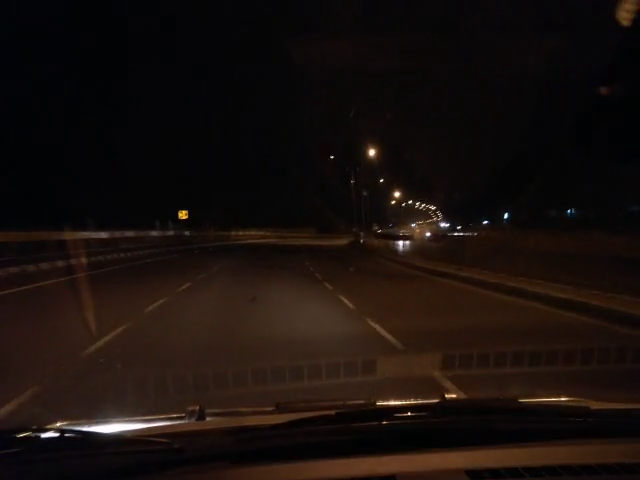
#> input picture frame 128 of small_nightRoad.mp4, 640 x 480 px
$ python main.py
#> lines starting #> are read from the running program, lines starting #| are printed output that depends on the picture; after the words box and inside, x2 and y2 are one past the last pixel; in counts of white or black regions, pixels touching at a corner belong together
### laneTrack.py
from __future__ import division

import cv2
import numpy as np
from scipy.linalg import block_diag


class LaneTracker:
    def __init__(self, n_lanes, proc_noise_scale, meas_noise_scale, process_cov_parallel=0, proc_noise_type='white'):
#> called with n_lanes = 2, proc_noise_scale = 0.1, meas_noise_scale = 15, process_cov_parallel = 0, proc_noise_type = 'white'
        self.n_lanes = n_lanes
        self.meas_size = 4 * self.n_lanes
        self.state_size = self.meas_size * 2
        self.contr_size = 0

        self.kf = cv2.KalmanFilter(self.state_size, self.meas_size, self.contr_size)
        self.kf.transitionMatrix = np.eye(self.state_size, dtype=np.float32)
        self.kf.measurementMatrix = np.zeros((self.meas_size, self.state_size), np.float32)
        for i in range(self.meas_size):
            self.kf.measurementMatrix[i, i*2] = 1

        if proc_noise_type == 'white':
            block = np.matrix([[0.25, 0.5],
                               [0.5, 1.]], dtype=np.float32)
            self.kf.processNoiseCov = block_diag(*([block] * self.meas_size)) * proc_noise_scale
        if proc_noise_type == 'identity':
            self.kf.processNoiseCov = np.eye(self.state_size, dtype=np.float32) * proc_noise_scale
        for i in range(0, self.meas_size, 2):
            for j in range(1, self.n_lanes):
                self.kf.processNoiseCov[i, i+(j*8)] = process_cov_parallel
                self.kf.processNoiseCov[i+(j*8), i] = process_cov_parallel

        self.kf.measurementNoiseCov = np.eye(self.meas_size, dtype=np.float32) * meas_noise_scale

        self.kf.errorCovPre = np.eye(self.state_size)

        self.meas = np.zeros((self.meas_size, 1), np.float32)
        self.state = np.zeros((self.state_size, 1), np.float32)

        self.first_detected = False

    def _update_dt(self, dt):
        for i in range(0, self.state_size, 2):
            self.kf.transitionMatrix[i, i+1] = dt

    # [28 lines left out: functions _first_detect, update, predict, not called in this run]

### laneDetect.py
from __future__ import division

import cv2
import numpy as np


class LaneDetector:
    def __init__(self, road_horizon, prob_hough=True):
        self.prob_hough = prob_hough
        self.vote = 50
        self.roi_theta = 0.3
        self.road_horizon = road_horizon

    # [96 lines left out: functions _standard_hough, _base_distance, _scale_line, detect, not called in this run]

### main.py
from __future__ import division
import math
from collections import defaultdict
import cv2
import numpy as np
from sklearn.cluster import DBSCAN
from sklearn.preprocessing import MinMaxScaler
from laneDetect import LaneDetector
from laneTrack import LaneTracker


# [44 lines left out: functions region_of_interest, gamma_correction, not called in this run]


def gamma_correction_auto(RGBimage, equalizeHist=False):  # 0.35
    originalFile = RGBimage.copy()
    red = RGBimage[:, :, 2]
    green = RGBimage[:, :, 1]
    blue = RGBimage[:, :, 0]

    forLuminance = cv2.cvtColor(originalFile, cv2.COLOR_BGR2YUV)
    Y = forLuminance[:, :, 0]
    totalPix = vidsize[0] * vidsize[1]
    summ = np.sum(Y[:, :])
    Yaverage = np.divide(totalPix, summ)
    # Yclipped = np.clip(Yaverage,0,1)
    epsilon = 1.19209e-007
    correct_param = np.divide(-0.3, np.log10([Yaverage + epsilon]))
    correct_param = 0.7 - correct_param

    red = red / 255.0
    red = cv2.pow(red, correct_param)
    red = np.uint8(red * 255)
    if equalizeHist:
        red = cv2.equalizeHist(red)

    green = green / 255.0
    green = cv2.pow(green, correct_param)
    green = np.uint8(green * 255)
    if equalizeHist:
        green = cv2.equalizeHist(green)

    blue = blue / 255.0
    blue = cv2.pow(blue, correct_param)
    blue = np.uint8(blue * 255)
    if equalizeHist:
        blue = cv2.equalizeHist(blue)

    output = cv2.merge((blue, green, red))
    # print(correct_param)
    return output


def hsv_filter(image, min_val_y, max_val_y, min_val_w, max_val_w):
    """
    保留图像中黄色和白色部分
    """
    hsv = cv2.cvtColor(image, cv2.COLOR_BGR2HSV)
    mask_yellow = cv2.inRange(hsv, min_val_y, max_val_y)
    cv2.imshow('mask_yellow', mask_yellow)
    mask_white = cv2.inRange(hsv, min_val_w, max_val_w)
    mask = cv2.bitwise_or(mask_yellow, mask_white)
    img_filtered = cv2.bitwise_and(image, image, mask=mask)

    return img_filtered


# [99 lines left out: functions hough_transform, clustering, IPM, not called in this run]


# capturing video
cap = cv2.VideoCapture('small_nightRoad.mp4')
vidsize = (640, 480, 3)

# out = cv2.VideoWriter('final_kalman_night.avi', -1, 40.0, None, True)

# defining corners for ROI
height = cap.get(cv2.CAP_PROP_FRAME_HEIGHT)
width = cap.get(cv2.CAP_PROP_FRAME_WIDTH)

topLeftPt = (0, height * (3.1 / 5))
topRightPt = (width, height * (3.1 / 5))

region_of_interest_points = [
    (0, height),
    # (0, height*(4.1/5)),
    topLeftPt,
    topRightPt,
    # (width, height*(4.1/5)),
    (width, height),
]

# defining color thresholds
min_val_y = np.array([15, 80, 190])
max_val_y = np.array([30, 255, 255])
min_val_w = np.array([0, 0, 195])
max_val_w = np.array([255, 80, 255])

ticks = 0

lt = LaneTracker(2, 0.1, 15)
ld = LaneDetector(100)

while True:
    precTick = ticks
    ticks = cv2.getTickCount()
    dt = (ticks - precTick) / cv2.getTickFrequency()
    ret, frame = cap.read()
#> frame is the input picture: shape (480, 640, 3); mean B, G, R 12.3, 15.7, 24.4
    if ret:
        # hsv_filter
        filtered_test = hsv_filter(frame, min_val_y, max_val_y, min_val_w, max_val_w)
#> in hsv_filter, `hsv = cv2.cvtColor(image, cv2.COLOR_BGR2HSV)`: hsv: shape (480, 640, 3); mean H, S, V 55.9, 117.2, 24.8
#> in hsv_filter, `mask_yellow = cv2.inRange(hsv, min_val_y, max_val_y)`:
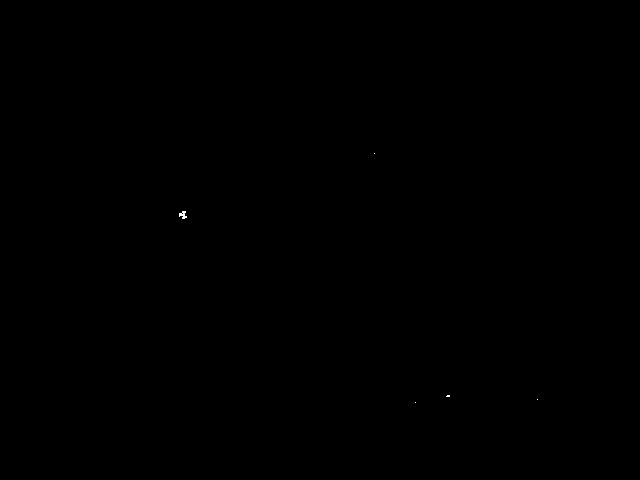
#> mask_yellow: shape (480, 640); 0.02% white in thin lines or dots, all inside (x1, y1, x2, y2) = (179, 153, 538, 403)
#> in hsv_filter, `mask_white = cv2.inRange(hsv, min_val_w, max_val_w)`:
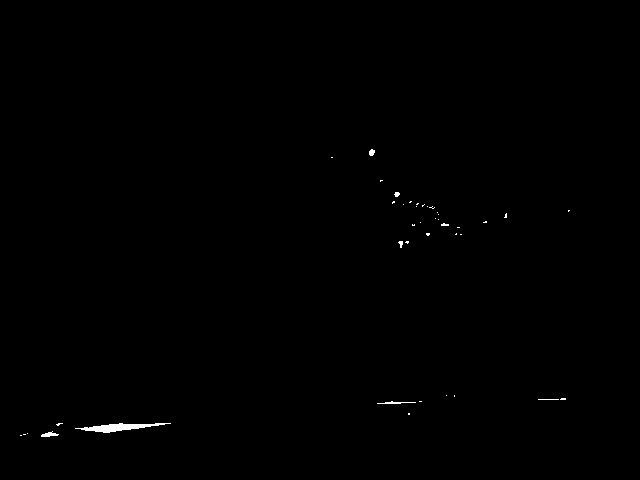
#> mask_white: shape (480, 640); 0.26% white; 41 white regions (34 under 20 px), largest, box (x1, y1, x2, y2) and area: (75, 423, 171, 433) 431, (41, 431, 59, 437) 59, (377, 401, 416, 404) 57
        cv2.imshow("filtered_test", filtered_test)
        # gamma校正
        filtered = gamma_correction_auto(frame)
#> in gamma_correction_auto, `red = RGBimage[:, :, 2]`:
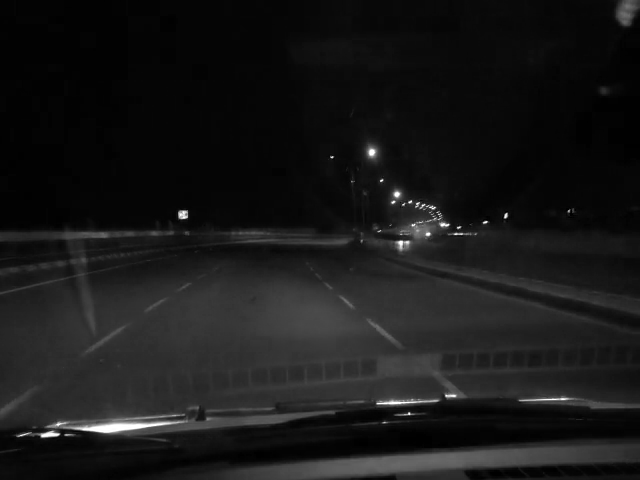
#> red: shape (480, 640); min 0, max 255, mean 24.4
#> in gamma_correction_auto, `green = RGBimage[:, :, 1]`:
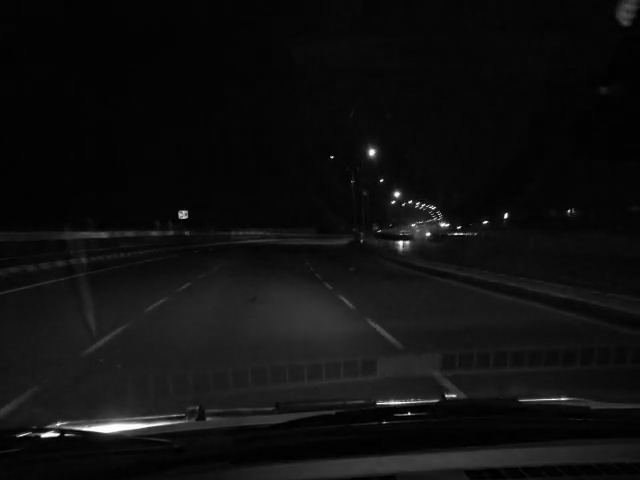
#> green: shape (480, 640); min 0, max 255, mean 15.7
#> in gamma_correction_auto, `forLuminance = cv2.cvtColor(originalFile, cv2.COLOR_BGR2YUV)`: forLuminance: shape (480, 640, 3); mean of channels 0, 1, 2 17.9, 125.3, 133.7
#> in gamma_correction_auto, `summ = np.sum(Y[:, :])`: summ = 5487085
#> in gamma_correction_auto, `Yaverage = np.divide(totalPix, summ)`: Yaverage = 0.056
#> in gamma_correction_auto, `correct_param = np.divide(-0.3, np.log10([Yaverage + epsilon]))`: correct_param = [0.24]
#> in gamma_correction_auto, `correct_param = 0.7 - correct_param`: correct_param = [0.46]
#> (the run stopped early here; a loop or call above may not have finished)

$ run again, starting later in the video
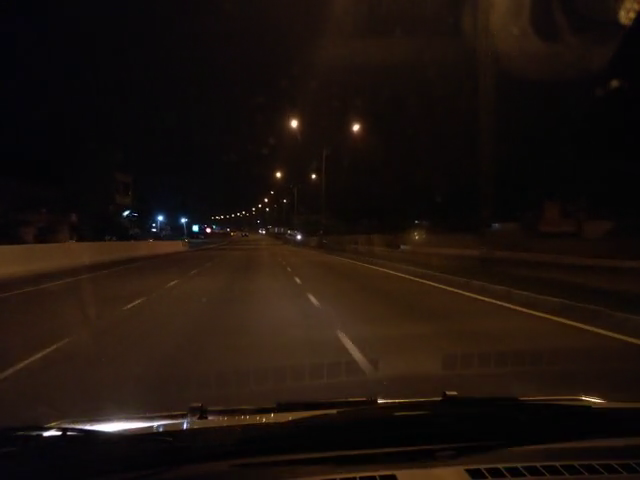
#> input picture frame 577 of small_nightRoad.mp4, 640 x 480 px
#> frame is the input picture: shape (480, 640, 3); mean B, G, R 12.8, 18.4, 28.7
#> hsv: shape (480, 640, 3); mean H, S, V 42.6, 130.6, 29.1
#> mask_yellow: shape (480, 640); 0% white in thin lines or dots, all inside (x1, y1, x2, y2) = (264, 397, 597, 420)
#> in hsv_filter, `mask_white = cv2.inRange(hsv, min_val_w, max_val_w)`:
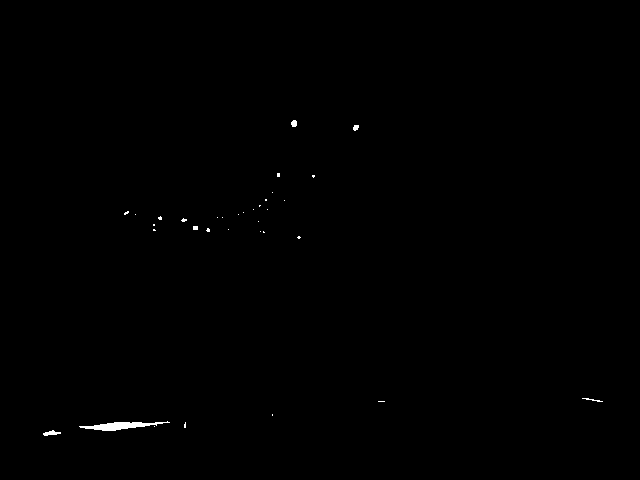
#> mask_white: shape (480, 640); 0.23% white; 34 white regions (28 under 20 px), largest, box (x1, y1, x2, y2) and area: (79, 421, 170, 431) 418, (43, 430, 61, 436) 60, (291, 120, 297, 127) 35, (582, 398, 603, 402) 29, (353, 125, 359, 131) 28, (193, 226, 198, 230) 20
#> mask: shape (480, 640); 0.24% white; 35 white regions (29 under 20 px), largest, box (x1, y1, x2, y2) and area: (79, 421, 170, 431) 418, (43, 430, 61, 436) 60, (291, 120, 297, 127) 35, (582, 397, 603, 402) 31, (353, 125, 359, 131) 28, (193, 226, 198, 230) 20
#> in gamma_correction_auto, `blue = RGBimage[:, :, 0]`:
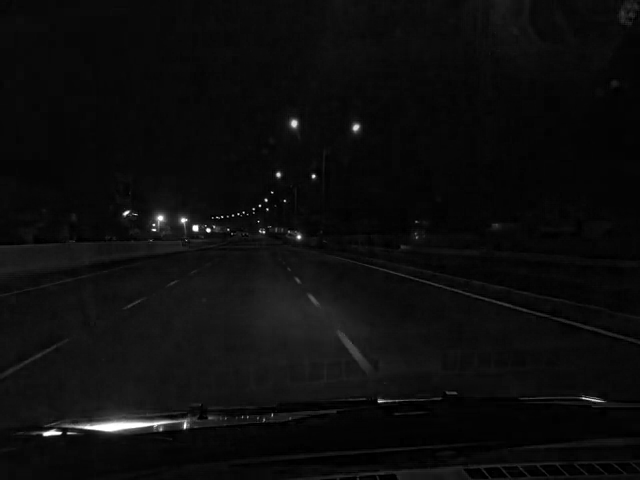
#> blue: shape (480, 640); min 0, max 255, mean 12.8
#> forLuminance: shape (480, 640, 3); mean of channels 0, 1, 2 20.8, 124.1, 134.9
#> summ = 6388332
#> Yaverage = 0.0481
#> in gamma_correction_auto, `correct_param = np.divide(-0.3, np.log10([Yaverage + epsilon]))`: correct_param = [0.228]
#> in gamma_correction_auto, `correct_param = 0.7 - correct_param`: correct_param = [0.472]

$ run again, starting later in the video
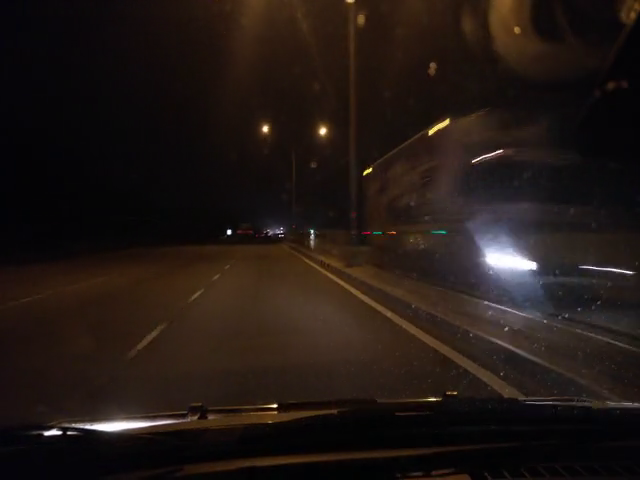
#> input picture frame 1026 of small_nightRoad.mp4, 640 x 480 px
#> frame is the input picture: shape (480, 640, 3); mean B, G, R 19.7, 24, 33.7
#> hsv: shape (480, 640, 3); mean H, S, V 55.1, 112.5, 34.3
#> mask_yellow: shape (480, 640); 0.05% white; 8 white regions (6 under 20 px), largest, box (x1, y1, x2, y2) and area: (429, 119, 449, 134) 90, (364, 168, 372, 175) 21
#> in hsv_filter, `mask_white = cv2.inRange(hsv, min_val_w, max_val_w)`:
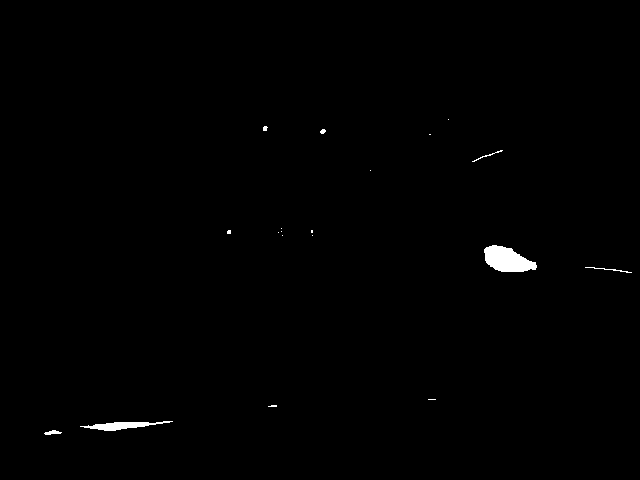
#> mask_white: shape (480, 640); 0.53% white; 19 white regions (12 under 20 px), largest, box (x1, y1, x2, y2) and area: (484, 245, 537, 272) 956, (80, 421, 173, 431) 424, (585, 267, 632, 273) 56
#> mask: shape (480, 640); 0.58% white; 19 white regions (10 under 20 px), largest, box (x1, y1, x2, y2) and area: (484, 245, 537, 272) 956, (80, 421, 173, 431) 424, (429, 119, 449, 135) 93
#> in gamma_correction_auto, `blue = RGBimage[:, :, 0]`:
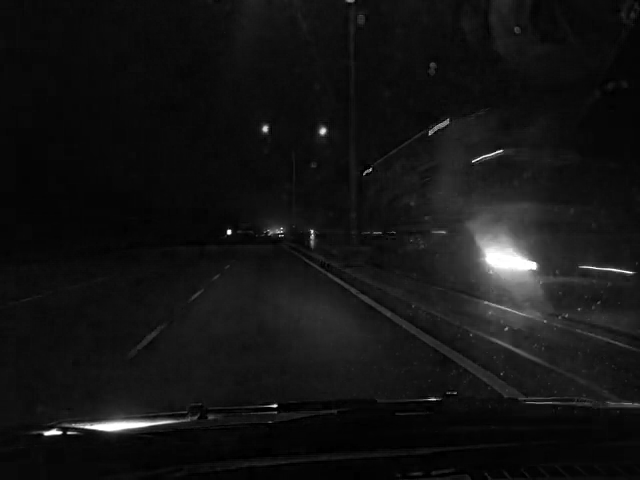
#> blue: shape (480, 640); min 0, max 255, mean 19.7
#> forLuminance: shape (480, 640, 3); mean of channels 0, 1, 2 26.3, 124.8, 134.4
#> summ = 8094678
#> Yaverage = 0.038
#> in gamma_correction_auto, `correct_param = np.divide(-0.3, np.log10([Yaverage + epsilon]))`: correct_param = [0.211]
#> in gamma_correction_auto, `correct_param = 0.7 - correct_param`: correct_param = [0.489]
